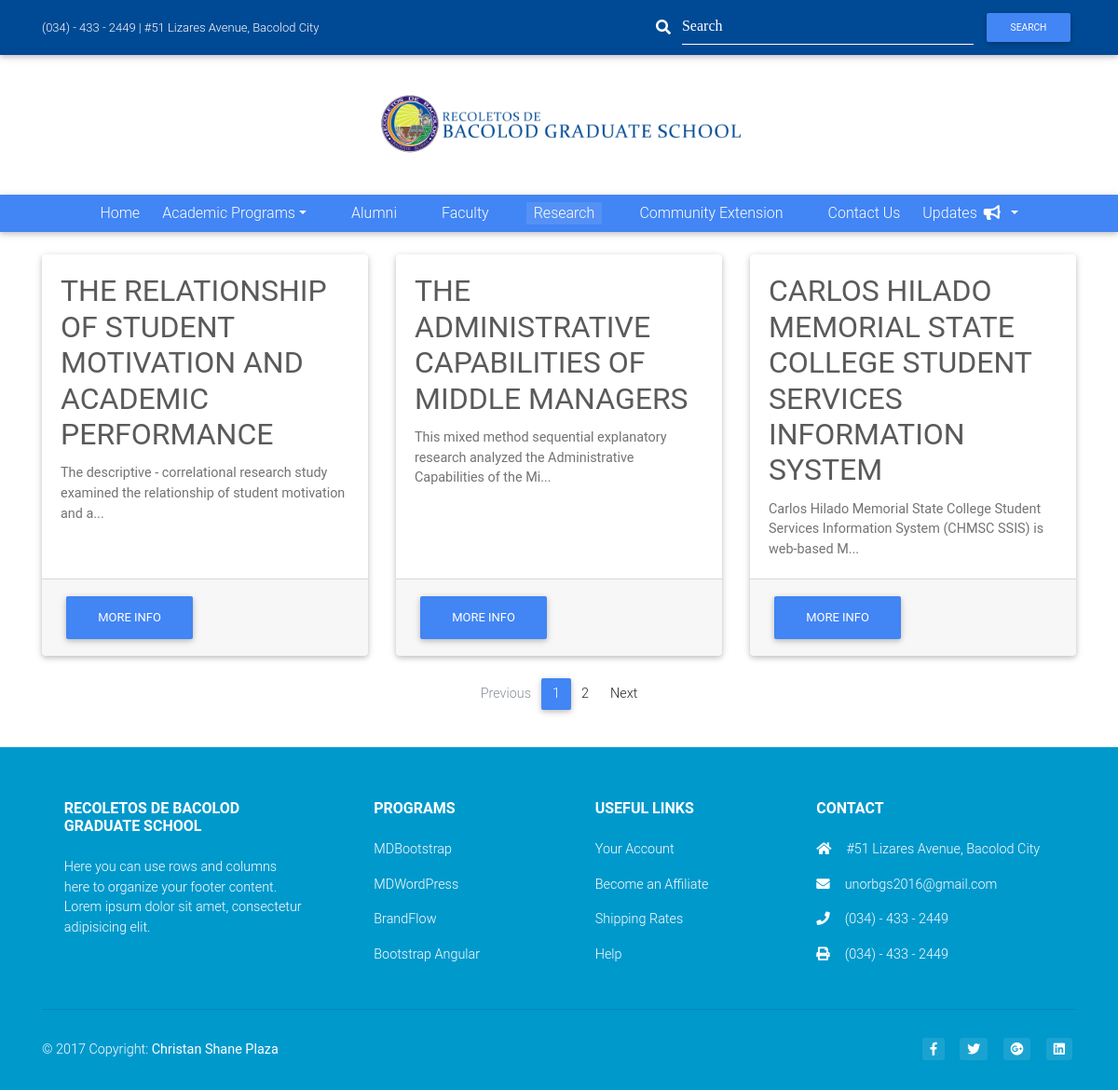
Screenshot of /research with the database file from the repository.
### website/models.py (models this page shows, shortened)
class ResearchTitle(models.Model):
	research_title = models.CharField(null="", max_length=1000)
	research_abstract = models.TextField(null="", max_length=50000)
	research_author = models.CharField(null="", max_length=1000)
	research_resources = models.CharField(null="", max_length=10000)

### website/views.py (the view)
# urls.py: url(r'^research', views.research, name='research'),
def research(request, template_name='website/research.html'):
	research_list = ResearchTitle.objects.all()
	page = request.GET.get('page', 1)
	paginator = Paginator(research_list, 3)
	try:
		researches = paginator.page(page)
	except PageNotAnInteger:
		researches = paginator.page(1)
	except EmptyPage:
		researches = paginator.page(paginator.num_pages)
	return render(request, template_name, {'research_list': researches ,'research': "active"})

### website/templates/website/research.html
{% extends 'website/base.html' %}
{% load static %}
{% block content %}
<br>
    <div class="container">
      <div class="row">
        {% for research in research_list %}
          <div class="col-md-4 mb-4">
            <div class="card h-100">
              <div class="card-body">
                <h2 class="card-title">{{research.research_title}}</h2>
                <p class="card-text">
                  {{research.research_abstract|slice:"0:100"}}...
                </p>
              </div>
              <div class="card-footer">
                <a href="{% url 'research_item' research.id %}" class="btn btn-primary">More Info</a>
              </div>
            </div>
          </div>
        {% endfor %}
      </div>
      <div class="row mb-4">
        <div class="col-md-12">
            {% if research_list.has_other_pages %}
                <ul class="pagination justify-content-center">
                    {% if news.has_previous %}
                    <li class="page-item"><a class="page-link" href="?page={{ research_list.previous_page_number }}">Previous</a></li>
                    {% else %}
                    <li class="page-item disabled"><span class="page-link">Previous</span></li>
                {% endif %}
                {% for i in research_list.paginator.page_range %}
                    {% if research_list.number == i %}
                        <li class="page-item active"><span class="page-link">{{ i }} <span class="sr-only">(current)</span></span></li>
                    {% else %}
                        <li class="page-item"><a class="page-link" href="?page={{ i }}">{{ i }}</a></li>
                    {% endif %}
                {% endfor %}
                {% if research_list.has_next %}
                    <li class="page-item"><a class="page-link" href="?page={{ research_list.next_page_number }}">Next</a></li>
                    {% else %}
                    <li class="page-item disabled"><span class="page-link" >Next</span></li>
                {% endif %}
                </ul>
            {% endif %}
        </div>
    </div>
    </div>
{% endblock %}

### website/static/website/css/heroic-features.css (style rules this page uses)
body { padding-top: 54px; }
@media (min-width: 992px) { body { padding-top: 56px; } }
.card { height: 100%; }

### website/static/website/css/carousel.css (style rules this page uses)
body { padding-top: 3rem; padding-bottom: 3rem; color: #5a5a5a; }

### website/templates/website/base.html (style rules this page uses)
body { padding:0; }

### rows the page displays
ResearchTitle: research_title "THE RELATIONSHIP OF STUDENT MOTIVATION AND ACADEMIC PERFORMANCE", research_abstract "The descriptive - correlational research study examined the relationship of student motivation and a"
ResearchTitle: research_title "THE ADMINISTRATIVE CAPABILITIES OF MIDDLE MANAGERS", research_abstract "This mixed method sequential explanatory research analyzed the Administrative Capabilities of the Mi"
ResearchTitle: research_title "CARLOS HILADO MEMORIAL STATE COLLEGE STUDENT SERVICES INFORMATION SYSTEM", research_abstract "Carlos Hilado Memorial State College Student Services Information System (CHMSC SSIS) is web-based M"

### other values shown
{{ i }} "1"
{{ i }} "2"
